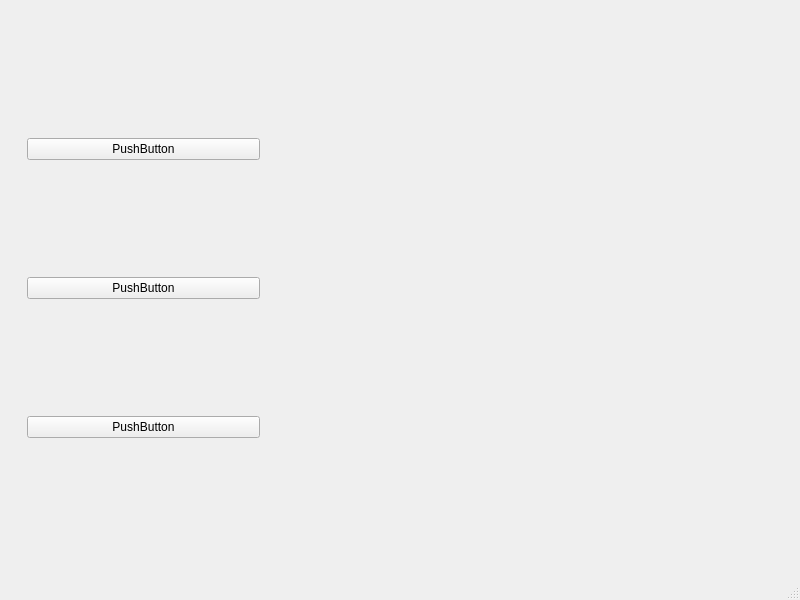
<?xml version="1.0" encoding="UTF-8"?>
<ui version="4.0">
 <class>Ajedrez</class>
 <widget class="QMainWindow" name="Ajedrez">
  <property name="geometry">
   <rect>
    <x>0</x>
    <y>0</y>
    <width>800</width>
    <height>600</height>
   </rect>
  </property>
  <property name="windowTitle">
   <string>Ajedrez</string>
  </property>
  <widget class="QWidget" name="centralwidget">
   <layout class="QHBoxLayout" name="horizontalLayout">
    <item>
     <widget class="QWidget" name="widget" native="true">
      <layout class="QHBoxLayout" name="horizontalLayout_2">
       <item>
        <widget class="QWidget" name="widget_2" native="true">
         <layout class="QVBoxLayout" name="verticalLayout">
          <item>
           <widget class="QPushButton" name="pushButton">
            <property name="text">
             <string>PushButton</string>
            </property>
           </widget>
          </item>
          <item>
           <widget class="QPushButton" name="pushButton_2">
            <property name="text">
             <string>PushButton</string>
            </property>
           </widget>
          </item>
          <item>
           <widget class="QPushButton" name="pushButton_3">
            <property name="text">
             <string>PushButton</string>
            </property>
           </widget>
          </item>
         </layout>
        </widget>
       </item>
       <item>
        <widget class="Board" name="BoardWidget" native="true"/>
       </item>
       <item>
        <widget class="QWidget" name="widget_4" native="true"/>
       </item>
      </layout>
     </widget>
    </item>
   </layout>
  </widget>
  <widget class="QMenuBar" name="menubar">
   <property name="geometry">
    <rect>
     <x>0</x>
     <y>0</y>
     <width>800</width>
     <height>21</height>
    </rect>
   </property>
  </widget>
  <widget class="QStatusBar" name="statusbar"/>
 </widget>
 <customwidgets>
  <customwidget>
   <class>Board</class>
   <extends>QWidget</extends>
   <header>board.h</header>
   <container>1</container>
  </customwidget>
 </customwidgets>
 <resources/>
 <connections/>
</ui>
